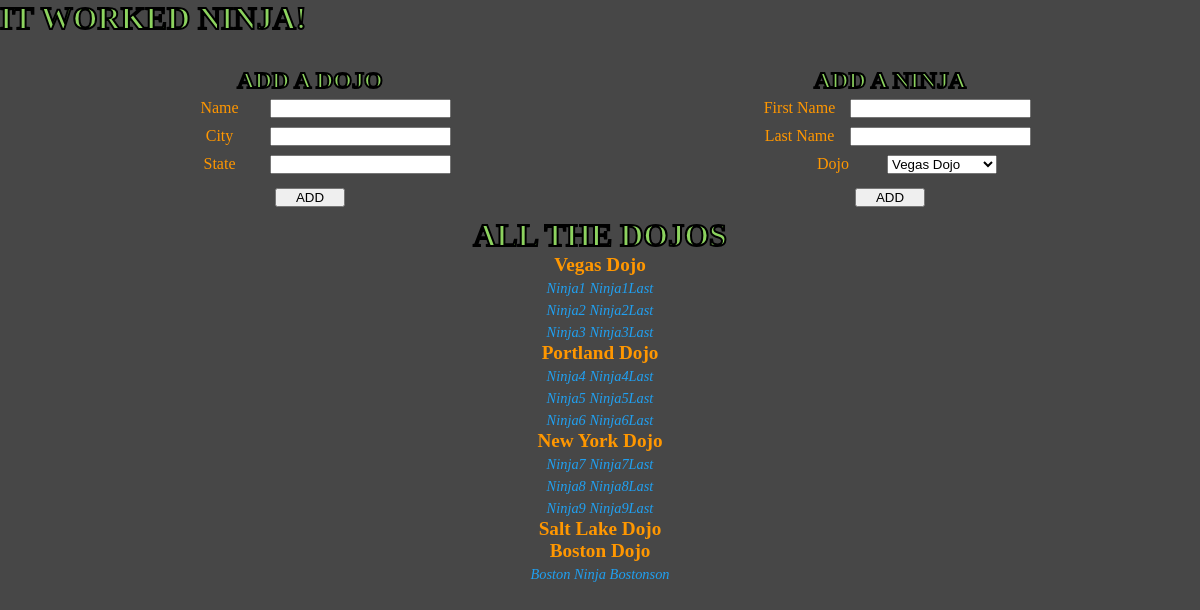
The page / on the database its author committed.
### dojoninja_app/models.py (models this page shows)
class Dojos(models.Model):
    name = models.CharField(max_length=255)
    city = models.CharField(max_length=255)
    state = models.CharField(max_length=2)
    desc = models.TextField(default='old dojo')
    created_at = models.DateTimeField(auto_now_add=True)
    updated_at = models.DateTimeField(auto_now=True)

class Ninjas(models.Model):
    dojo = models.ForeignKey(Dojos, related_name="ninja", on_delete=models.CASCADE)
    first_name = models.CharField(max_length=255)
    last_name = models.CharField(max_length=255)
    created_at = models.DateTimeField(auto_now_add=True)
    updated_at = models.DateTimeField(auto_now=True)

### dojoninja_app/views.py (the view)
# urls.py: path('', views.index),
def index(request):
    context = {
        'dojos' : Dojos.objects.all()
    }
    return render(request, "index.html", context)

### dojoninja_app/templates/index.html (shortened to what this page needs)
<!DOCTYPE html>
<html lang="en">
<head>
    {% load static %}
    <link rel="stylesheet" href="{%static 'css/style.css'%}">
</head>
<body>
    <h1>IT WORKED NINJA!</h1>
    <div class="beegcontainer">
        <div class="topcontainer">
            <div class="adddojo">
                <h2>ADD A DOJO</h2>
                <form action="/adddojo" method="POST">
                    <label for="name">Name</label><input type="text" name="name"><br>
                    <label for="city">City</label><input type="text" name="city"><br>
                    <label for="state">State</label><input type="text" name="state" maxlength="2">
                    <button type="submit">ADD</button>
                </form>
            </div>
            <div class="addninja">
                <h2>ADD A NINJA</h2>
                <form action="/addninja" method="POST">
                    <label for="first_name">First Name</label><input type="text" name="first_name"><br>
                    <label for="last_name">Last Name</label><input type="text" name="last_name"><br>
                    <label for="dojo">Dojo</label>
                    <select name="dojo_id" >
                        {% for dojo in dojos %}
                            <option value="{{dojo.id}}">{{dojo.name}}</option>
                        {% endfor %}
                    </select>
                    <button type="submit">ADD</button>
                </form>
            </div>
        </div>
        <div class="bottomcontainer">
            <h1>ALL THE DOJOS</h1>
            <div class="overflowcontainer">
                <ul>
                    {% for dojo in dojos %}
                      <li>{{dojo.name}}
                        <ul>
                          {% for ninja in dojo.ninja.all %}
                            <li><em>{{ninja.first_name}} {{ninja.last_name}}</em></li>
                          {% endfor %}
                        </ul>
                      </li>
                    {% endfor %}
                  </ul>
            </div>
        </div>
    </div>
</body>
</html>

### dojoninja_app/static/css/style.css (style rules this page uses)
* { margin: 0px auto; padding: 0px; }
body { background-color: #474747; font-family: "Comic Sans Ms"; color: #FF9700; }
.beegcontainer { padding: 20px; }
.topcontainer { width: 100%; display: flex; }
.adddojo { padding: 10px; width: 50%; text-align: center; }
label { display: inline-block; width: 90px; padding: 5px; }
.addninja { padding: 10px; width: 50%; text-align: center; }
.bottomcontainer { text-align: center; width: 100%; }
.overflowcontainer { overflow: scroll; height: 400px ; }
ul { font-weight: bold; font-size: 1.2rem; list-style: none; }
em { font-weight: lighter; font-size: 0.9rem; color: #20A0F1; }
button { margin-top: 10px; display: block; width: 70px; }
h1 { color: #8DD35F; -webkit-text-stroke-width: 2px; -webkit-text-stroke-color: black; }
h2 { color: #8DD35F; -webkit-text-stroke-width: 2px; -webkit-text-stroke-color: black; }

### rows shown on the page
Dojos: name "Vegas Dojo"
Ninjas: first_name "Ninja1", last_name "Ninja1Last"
Ninjas: first_name "Ninja2", last_name "Ninja2Last"
Ninjas: first_name "Ninja3", last_name "Ninja3Last"
Dojos: name "Portland Dojo"
Ninjas: first_name "Ninja4", last_name "Ninja4Last"
Ninjas: first_name "Ninja5", last_name "Ninja5Last"
Ninjas: first_name "Ninja6", last_name "Ninja6Last"
Dojos: name "New York Dojo"
Ninjas: first_name "Ninja7", last_name "Ninja7Last"
Ninjas: first_name "Ninja8", last_name "Ninja8Last"
Ninjas: first_name "Ninja9", last_name "Ninja9Last"
Dojos: name "Salt Lake Dojo"
Dojos: name "Boston Dojo"
Ninjas: first_name "Boston Ninja", last_name "Bostonson"

### other values the page prints
form field dojo_id "Vegas Dojo"
